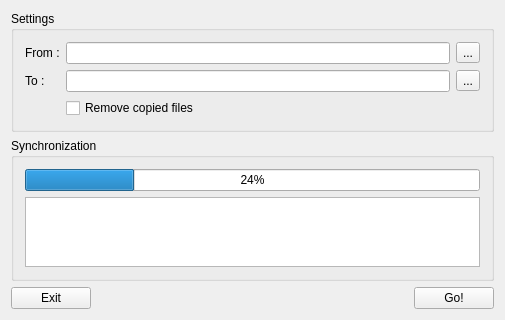
<?xml version="1.0" encoding="UTF-8"?>
<ui version="4.0">
 <class>PhotoSyncClass</class>
 <widget class="QMainWindow" name="PhotoSyncClass">
  <property name="geometry">
   <rect>
    <x>0</x>
    <y>0</y>
    <width>505</width>
    <height>314</height>
   </rect>
  </property>
  <property name="windowTitle">
   <string>PhotoSync</string>
  </property>
  <property name="windowIcon">
   <iconset resource="PhotoSync.qrc">
    <normaloff>:/PhotoSync/PhotoSync.png</normaloff>:/PhotoSync/PhotoSync.png</iconset>
  </property>
  <widget class="QWidget" name="centralWidget">
   <layout class="QGridLayout" name="mainLayout">
    <item row="0" column="0">
     <widget class="QGroupBox" name="SettingsBox">
      <property name="title">
       <string>Settings</string>
      </property>
      <layout class="QGridLayout" name="settingsLayout">
       <item row="1" column="0">
        <widget class="QLabel" name="exportLabel">
         <property name="text">
          <string>To :</string>
         </property>
        </widget>
       </item>
       <item row="0" column="1">
        <widget class="QLineEdit" name="importEdit"/>
       </item>
       <item row="1" column="2">
        <widget class="QToolButton" name="exportToolButton">
         <property name="text">
          <string>...</string>
         </property>
        </widget>
       </item>
       <item row="0" column="2">
        <widget class="QToolButton" name="importToolButton">
         <property name="text">
          <string>...</string>
         </property>
        </widget>
       </item>
       <item row="0" column="0">
        <widget class="QLabel" name="importLabel">
         <property name="text">
          <string>From :</string>
         </property>
        </widget>
       </item>
       <item row="1" column="1">
        <widget class="QLineEdit" name="exportEdit"/>
       </item>
       <item row="2" column="1">
        <widget class="QCheckBox" name="removeCheckBox">
         <property name="enabled">
          <bool>true</bool>
         </property>
         <property name="text">
          <string>Remove copied files</string>
         </property>
         <property name="tristate">
          <bool>false</bool>
         </property>
        </widget>
       </item>
      </layout>
     </widget>
    </item>
    <item row="4" column="0">
     <layout class="QHBoxLayout" name="buttonLayout">
      <property name="bottomMargin">
       <number>0</number>
      </property>
      <item>
       <widget class="QPushButton" name="negativePushButton">
        <property name="text">
         <string>Exit</string>
        </property>
       </widget>
      </item>
      <item>
       <spacer name="horizontalSpacer">
        <property name="orientation">
         <enum>Qt::Horizontal</enum>
        </property>
        <property name="sizeHint" stdset="0">
         <size>
          <width>40</width>
          <height>20</height>
         </size>
        </property>
       </spacer>
      </item>
      <item>
       <widget class="QPushButton" name="positivePushButton">
        <property name="text">
         <string>Go!</string>
        </property>
       </widget>
      </item>
     </layout>
    </item>
    <item row="1" column="0" rowspan="2">
     <widget class="QGroupBox" name="SynchronizationBox">
      <property name="title">
       <string>Synchronization</string>
      </property>
      <layout class="QGridLayout" name="SynchronizationLayout">
       <item row="1" column="0">
        <widget class="QTextEdit" name="textEditOutput">
         <property name="undoRedoEnabled">
          <bool>false</bool>
         </property>
         <property name="readOnly">
          <bool>true</bool>
         </property>
        </widget>
       </item>
       <item row="0" column="0">
        <widget class="QProgressBar" name="progressBar">
         <property name="value">
          <number>24</number>
         </property>
        </widget>
       </item>
      </layout>
     </widget>
    </item>
   </layout>
  </widget>
 </widget>
 <layoutdefault spacing="6" margin="11"/>
 <resources>
  <include location="PhotoSync.qrc"/>
 </resources>
 <connections/>
</ui>
